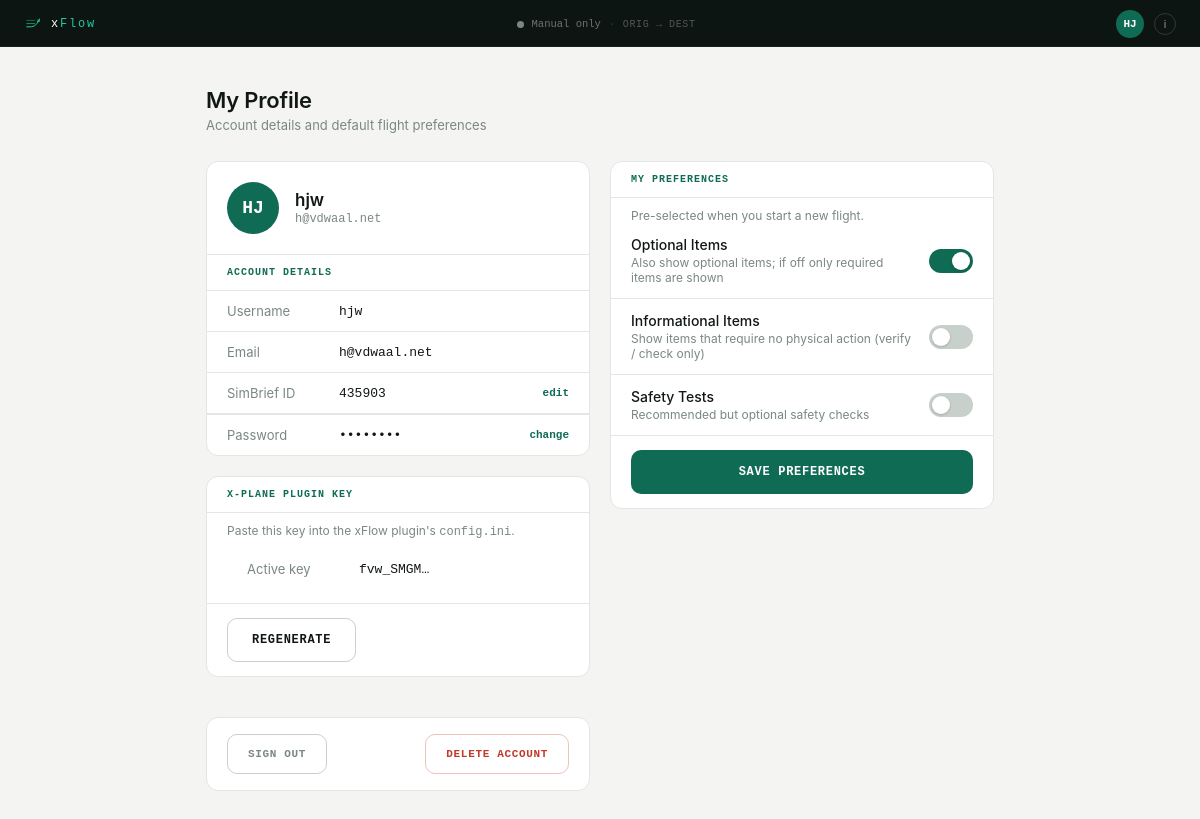
The app's page /account/ (signed in) with its own data.
### checklist/models.py (models this page shows, shortened)
class UserProfile(models.Model):
    user = models.OneToOneField(
        settings.AUTH_USER_MODEL,
        on_delete=models.CASCADE,
        related_name="profile",
    )
    simbrief_id = models.CharField(max_length=20, blank=True)
    api_key_hash = models.CharField(max_length=128, blank=True, null=True)
    api_key_prefix = models.CharField(max_length=8, blank=True, null=True)

class Attribute(models.Model):
    LIVE_RULE_MODE_CHOICES = [
        ("activate_only", "Activate Only"),
        ("prompt_on_change", "Prompt on Change"),
    ]
    title = models.CharField(max_length=30)
    label = models.CharField(
        max_length=60,
        blank=True,
        help_text="User-facing display name shown in UI. Falls back to title when blank.",
    )
    order = models.PositiveIntegerField()
    description = models.TextField(blank=True)
    show = models.BooleanField(default="True")
    is_user_preference = models.BooleanField(
        default=False,
        help_text="Show this attribute on the account profile page as a saveable default.",
    )
    over_ruled_by = models.ForeignKey(
        "self", on_delete=models.SET_NULL, blank=True, null=True
    )
    btn_color = ColorField(default="#194D33")
    live_rule = models.JSONField(
        blank=True,
        null=True,
        help_text="Dataref rule evaluated at procedure transitions to auto-activate or prompt.",
    )
    live_rule_mode = models.CharField(
        max_length=20,
        choices=LIVE_RULE_MODE_CHOICES,
        blank=True,
        null=True,
        help_text="activate_only: apply silently. prompt_on_change: ask the pilot.",
    )
    prompt_message = models.CharField(
        max_length=200,
        blank=True,
        help_text="Message shown to pilot when live_rule triggers in prompt_on_change mode.",
    )

### checklist/auth_views.py (the view, shortened to what this page needs)
# urls.py: path("account/", account_profile_view, name="account"),
@login_required
def account_profile_view(request):
    profile = request.user.profile
    new_api_key = None
    if request.method == "POST" and request.POST.get("action") == "generate_api_key":
        raw, hashed, prefix = generate_api_key()
        profile.api_key_hash = hashed
        profile.api_key_prefix = prefix
        profile.save(update_fields=["api_key_hash", "api_key_prefix"])
        new_api_key = raw  # shown once in this response only; never stored
    return render(
        request,
        "registration/profile.html",
        {
            "simbrief_form": SimBriefIdForm(initial={"simbrief_id": profile.simbrief_id}),
            "profile": profile,
            "new_api_key": new_api_key,
            **_preference_context(profile),
            **_xplane_context(request),
        },
    )

### checklist/auth_views.py (called while the page is built, shortened)
def _xplane_context(request):
    session_key = request.session.get("flight_session_key")
    if not session_key:
        return {"xplane_connected": False, "xplane_aircraft": ""}

def _preference_context(profile):
    preference_attributes = Attribute.objects.filter(
        is_user_preference=True
    ).order_by("order")
    active_ids = set(
        UserAttributeDefault.objects.filter(user_profile=profile)
        .values_list("attribute_id", flat=True)
    )
    return {
        "preference_attributes": preference_attributes,
        "active_preference_ids": active_ids,
    }

### checklist/context_processors.py (called while the page is built)
def sop_context(request):
    sop = SOP.objects.first()
    return {
        "sop": sop,
        "sop_icao": sop.icao_code if sop else "",
        "sop_version": sop.content_version if sop else "",
        "sop_notes": sop.release_notes if sop else "",
    }

### checklist/templatetags/environment_tags.py (called while the page is built)
@register.filter
def setting(key):
    return getattr(conf_settings, key, None)

### checklist/templates/registration/profile.html (shortened to what this page needs)
{% extends "checklist/base.html" %}
{% block page_class %}setup-page{% endblock page_class %}
{% block content %}
<div class="setup-inner">
  <div class="page-header">
    <h1>My Profile</h1>
    <p>Account details and default flight preferences</p>
  </div>
  <div class="two-col">
    <div>
      <div class="card">
        <div class="profile-hero">
          <div class="profile-avatar-lg" aria-hidden="true">{{ user.username|slice:":2"|upper }}</div>
          <div>
            <div class="profile-hero-name">{{ user.username }}</div>
            {% if user.email %}<div class="profile-hero-email">{{ user.email }}</div>{% endif %}
          </div>
        </div>
        <div class="card-header card-header--bordered">
          <span class="card-header-title">Account Details</span>
        </div>
        <div class="account-fields">
          <div class="account-field">
            <span class="field-label">Username</span>
            <span class="field-value">{{ user.username }}</span>
          </div>
          <div class="account-field">
            <span class="field-label">Email</span>
            <span class="field-value">{{ user.email|default:"—" }}</span>
          </div>
          <details class="account-field-details"{% if simbrief_form.errors %} open{% endif %}>
            <summary class="account-field">
              <span class="field-label">SimBrief ID</span>
              <span class="field-value">{{ profile.simbrief_id|default:"—" }}</span>
              <span class="field-action-link">edit</span>
            </summary>
          </details>
          <div class="account-field account-field--last">
            <span class="field-label">Password</span>
            <span class="field-value">••••••••</span>
            <a class="field-action-link" href="{% url 'password_change' %}">change</a>
          </div>
        </div>
      </div>
      <div class="card">
        <div class="card-header">
          <span class="card-header-title">X-Plane Plugin Key</span>
        </div>
        <p class="pref-hint">Paste this key into the xFlow plugin's <code>config.ini</code>.</p>
        {% if new_api_key %}
          <div class="api-key-body">
            <p class="api-key-warning">This key is shown once — copy it now.</p>
            <input class="api-key-display" id="api-key-value" type="text" readonly
                   value="{{ new_api_key }}">
          </div>
          <div class="card-save-row api-key-actions">
            <form method="post" action="{% url 'checklist:account' %}">
              {% csrf_token %}
              <input type="hidden" name="action" value="generate_api_key">
              <button class="btn-setup-secondary" type="submit">Regenerate</button>
            </form>
            <button class="btn-setup-secondary" type="button" id="api-key-copy">Copy</button>
          </div>
          <script>
          (function () {
            var inp = document.getElementById('api-key-value');
            inp.focus();
            inp.select();
            document.getElementById('api-key-copy').addEventListener('click', function () {
              var btn = this;
              navigator.clipboard.writeText(inp.value).then(function () {
                btn.textContent = 'Copied!';
                setTimeout(function () { btn.textContent = 'Copy'; }, 2000);
              });
            });
          })();
          </script>
        {% elif profile.api_key_prefix %}
          <div class="api-key-body">
            <div class="account-field account-field--last">
              <span class="field-label">Active key</span>
              <span class="field-value">{{ profile.api_key_prefix }}…</span>
            </div>
          </div>
          <div class="card-save-row">
            <form method="post" action="{% url 'checklist:account' %}">
              <button class="btn-setup-secondary" type="submit">Regenerate</button>
            </form>
          </div>
        {% endif %}
      </div>
    </div>
    <div>
      {% if preference_attributes %}
      <div class="card">
        <div class="card-header">
          <span class="card-header-title">My Preferences</span>
        </div>
        <p class="pref-hint">Pre-selected when you start a new flight.</p>
        <form method="post" action="{% url 'checklist:account' %}">
          <div class="toggle-list">
            {% for attr in preference_attributes %}
            <div class="toggle-row">
              <div class="toggle-info">
                <div class="toggle-name">{{ attr.label|default:attr.title }}</div>
                <div class="toggle-desc">{{ attr.description }}</div>
              </div>
              <label class="toggle-switch">
                <span class="toggle-track"></span>
              </label>
            </div>
            {% endfor %}
          </div>
          <div class="card-save-row">
            <button class="btn-setup-primary" type="submit">Save preferences</button>
          </div>
        </form>
      </div>
      {% endif %}
    </div>
    <div class="danger-zone-wrapper">
      <div class="card">
        <div class="danger-zone">
          <a class="btn-ghost" href="{% url 'logout_confirm' %}">Sign out</a>
          <a class="btn-danger" href="{% url 'checklist:delete_account' %}">Delete account</a>
        </div>
      </div>
    </div>
  </div>
</div>
{% endblock content %}

### checklist/templates/checklist/base.html (shortened to what this page needs)
<!DOCTYPE html>
<html lang="en">
<head>
    {% load static %}
    {% load environment_tags %}
    <link rel="stylesheet" href="{% static 'checklist/css/tokens.css' %}">
    <link rel="stylesheet" href="{% static 'checklist/css/layout.css' %}">
    <link rel="stylesheet" href="{% static 'checklist/css/components.css' %}">
    <link rel="stylesheet" href="{% static 'checklist/css/states.css' %}">
</head>
<body>
    <div class="conn-bar"
         data-route="{% if request.session.sb_origin %}{{ request.session.sb_origin }}{% if request.session.sb_destination %} → {{ request.session.sb_destination }}{% endif %}{% endif %}">
        <a href="{% url 'checklist:start' %}" class="conn-brand">
            <img src="{% static 'checklist/img/xflow-mark.svg' %}" alt="xFlow" height="20" width="20">
            <span class="conn-brand-text">x<span class="conn-brand-flow">Flow</span></span>
        </a>
        <div class="conn-status-group">
            <div class="sim-dot" id="sim-dot"></div>
            <span class="conn-status-text" id="conn-status">Manual only</span>
            <span class="conn-sep" aria-hidden="true">·</span>
            <span class="conn-route">{{ request.session.sb_origin|default:"ORIG" }} → {{ request.session.sb_destination|default:"DEST" }}</span>
        </div>
        <div class="conn-actions">
            {% if user.is_authenticated %}
            <a href="{% url 'checklist:account' %}" class="conn-avatar"
               title="{{ user.username }}">{{ user.username|slice:":2"|upper }}</a>
            {% else %}
            <a href="{% url 'login' %}" class="conn-login-pill">Sign in</a>
            {% endif %}
            <button class="info-btn" id="info-open-btn" aria-label="Open info panel">i</button>
        </div>
    </div>
    <div class="page {% block page_class %}{% endblock page_class %}" id="page">
        {% block content %}{% endblock content %}
    </div>
</body>
</html>

### checklist/static/checklist/css/tokens.css (style rules this page uses)
:root { --font-sans: -apple-system, 'Segoe UI', system-ui, sans-serif; --font-mono: 'SF Mono', 'Cascadia Mono', 'Fira Mono', 'Consolas', 'Liberation Mono', monospace; --color-teal-dark: #0F6B54; --color-teal-mid: #1A8A6C; --color-teal-bright: #22C9A0; --color-bg: #F4F5F3; --color-card: #FFFFFF; --color-dark: #0D1512; --color-ink: #111714; --color-ink-mid: #3D4842; --color-ink-muted: #7A8882; --color-ink-faint: #B8C0BC; --color-border: #E2E6E4; --color-border-mid: #C8D0CC; --color-checked-bg: #F0FAF6; --color-amber: #F5A623; --color-red: #C94040; --color-danger: #C0392B; --color-danger-bg: #FDF2F1; --space-1: 4px; --space-2: 8px; --space-3: 12px; --space-4: 16px; --space-5: 20px; --space-6: 24px; --radius-sm: 6px; --radius-md: 10px; --radius-lg: 12px; --transition-fast: 0.18s ease; --transition-panel: 0.28s cubic-bezier(0.4, 0, 0.2, 1); }

### checklist/static/checklist/css/layout.css (style rules this page uses)
*, *::before, *::after { box-sizing: border-box; margin: 0; padding: 0; }
html, body { height: 100%; }
body { font-family: var(--font-sans); background: var(--color-bg); display: flex; flex-direction: column; overflow: hidden; }
.conn-brand { display: flex; flex-shrink: 0; }
.conn-brand-text { display: none; }
.conn-bar { flex-shrink: 0; background: var(--color-dark); padding: 9px 14px 10px; display: flex; align-items: center; justify-content: space-between; border-bottom: 1px solid rgba(255, 255, 255, 0.05); position: relative; z-index: 10; }
.page { flex: 1; overflow-y: auto; display: flex; flex-direction: column; position: relative; }
@media (min-width: 600px) { .conn-brand-text { display: inline; } }
@media (min-width: 900px) { .conn-bar { display: flex; align-items: center; padding: 10px 24px 8px; } }
@media (min-width: 900px) { .conn-status-group { flex: 1; justify-content: center; } }
@media (min-width: 900px) { .conn-actions { flex-shrink: 0; margin-left: 0; } }
@media (min-width: 900px) { .page { background: var(--color-bg); } }
.setup-page { overflow-y: auto; background: var(--color-bg); }
.setup-inner { max-width: 820px; margin: 0 auto; padding: 40px 16px 80px; }
.two-col { display: grid; grid-template-columns: 1fr 1fr; gap: 20px; align-items: start; }
@media (min-width: 681px) { .danger-zone-wrapper { grid-column: 1; } }

### records on screen
UserProfile: simbrief_id "435903", api_key_prefix "fvw_SMGM"
Attribute: label "Optional Items", description "Also show optional items; if off only required items are shown"
Attribute: label "Informational Items", description "Show items that require no physical action (verify / check only)"
Attribute: label "Safety Tests", description "Recommended but optional safety checks"

### other values on screen
{{ request.session.sb_origin|default:"ORIG" }} "ORIG"
{{ request.session.sb_destination|default:"DEST" }} "DEST"
{{ user.username|slice:":2"|upper }} "HJ"
{{ user.username }} "hjw"
{{ user.email }} "h@vdwaal.net"
{{ user.email|default:"—" }} "h@vdwaal.net"
